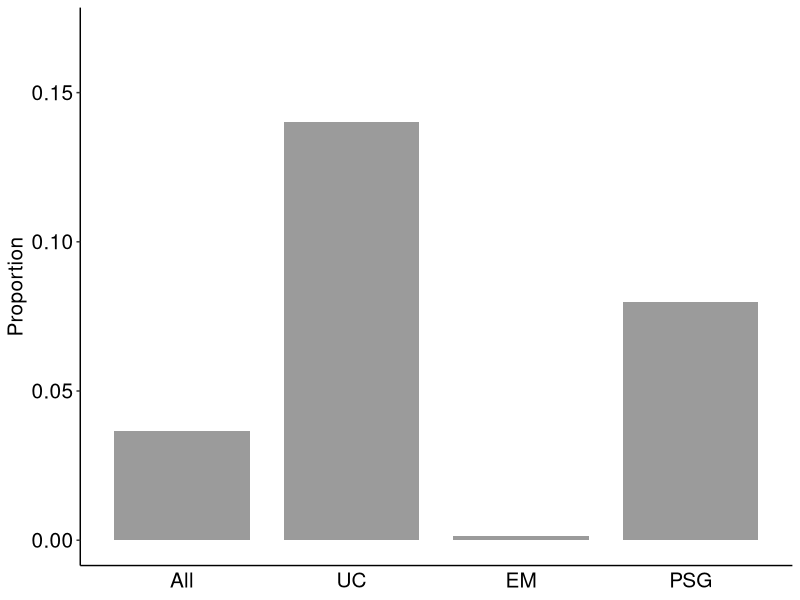
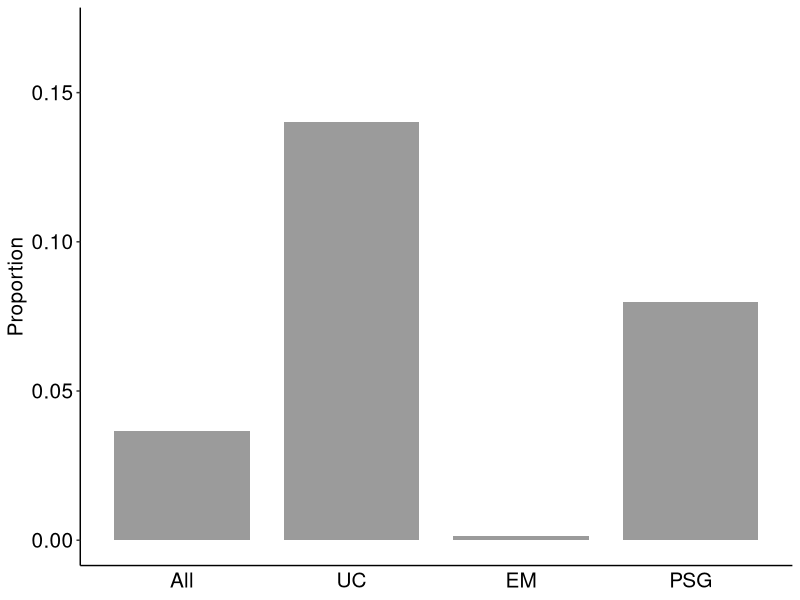

Write the R code that produced these figures, in order.
library(ggplot2)
library(dplyr)

num=c(236,4,11,666)
total=c(1682,2633,138,18195)
Pro<-data.frame(num=num,total=total,type=c("UC","EM","PSG","All"))
Pro[,3]<-factor(Pro[,3],levels=c("All","UC","EM","PSG"))
ggplot(data=Pro,aes(x=type,y=num/total))+geom_bar(stat="identity",width=0.8,alpha=.6)+xlab("type")+ylab("Proportion")+theme_classic()+theme(legend.position="top",legend.title=element_blank(),legend.text=element_text(size=15),axis.ticks.x=element_blank(),axis.text.x=element_text(size=15,colour="black"),axis.text.y=element_text(size=15,colour="black"),axis.title.x=element_blank(),axis.title.y=element_text(size=15,colour="black"))+ylim(c(0,0.17))
ggsave("666propor1.pdf",width=4,height=4)